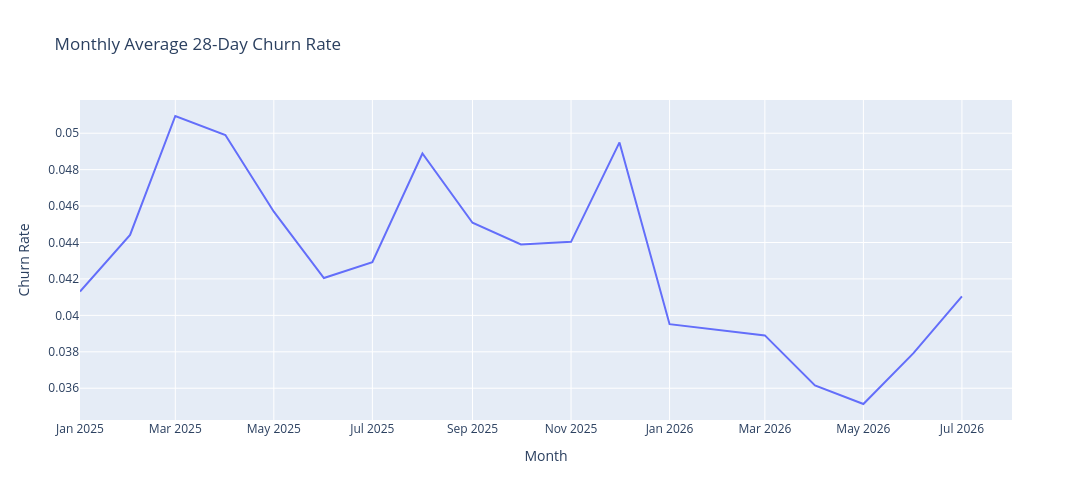

Write notebook code for a chart like this one.
### Code cell
# Create monthly average of returnrate_within_28
returnrate_monthly = returnrate[['dt', 'returnrate_within_28']].copy()
returnrate_monthly['dt'] = pd.to_datetime(returnrate_monthly['dt'])
returnrate_monthly['year_month'] = returnrate_monthly['dt'].dt.to_period('M')
returnrate_monthly_avg = returnrate_monthly.groupby('year_month')['returnrate_within_28'].mean().reset_index()
returnrate_monthly_avg.columns = ['Month', 'Avg Return Rate (28-day)']

returnrate_monthly_avg['Month'] = returnrate_monthly_avg['Month'].astype(str)

returnrate_monthly_avg['churn'] = 1 - returnrate_monthly_avg['Avg Return Rate (28-day)']

fig = px.line(
    returnrate_monthly_avg,
    x='Month',
    y='churn',
    title='Monthly Average 28-Day Churn Rate',
    labels={'Month': 'Month', 'churn': 'Churn Rate'},
    height=500,
    width=1200,
)
fig.show()

### Figure 1 — Plotly figure (JSON) as saved in the notebook; plotly's stock layout.template omitted (floating-point values rounded to 4 significant figures)
{"data": [{"hovertemplate": "Month=%{x}<br>Churn Rate=%{y}<extra></extra>", "legendgroup": "", "line": {"color": "#636efa", "dash": "solid"}, "marker": {"symbol": "circle"}, "mode": "lines", "name": "", "orientation": "v", "showlegend": false, "type": "scatter", "x": ["2025-01", "2025-02", "2025-03", "2025-04", "2025-05", "2025-06", "2025-07", "2025-08", "2025-09", "2025-10", "2025-11", "2025-12", "2026-01", "2026-02", "2026-03", "2026-04", "2026-05", "2026-06", "2026-07", "2026-08"], "xaxis": "x", "y": [0.04131, 0.04442, 0.05094, 0.0499, 0.04569, 0.04205, 0.04292, 0.04888, 0.04509, 0.0439, 0.04404, 0.04949, 0.03952, 0.0392, 0.0389, 0.03615, 0.03513, 0.03793, 0.04105, NaN], "yaxis": "y"}], "layout": {"height": 500, "legend": {"tracegroupgap": 0}, "title": {"text": "Monthly Average 28-Day Churn Rate"}, "width": 1200, "xaxis": {"anchor": "y", "domain": [0, 1], "title": {"text": "Month"}}, "yaxis": {"anchor": "x", "domain": [0, 1], "title": {"text": "Churn Rate"}}}}
